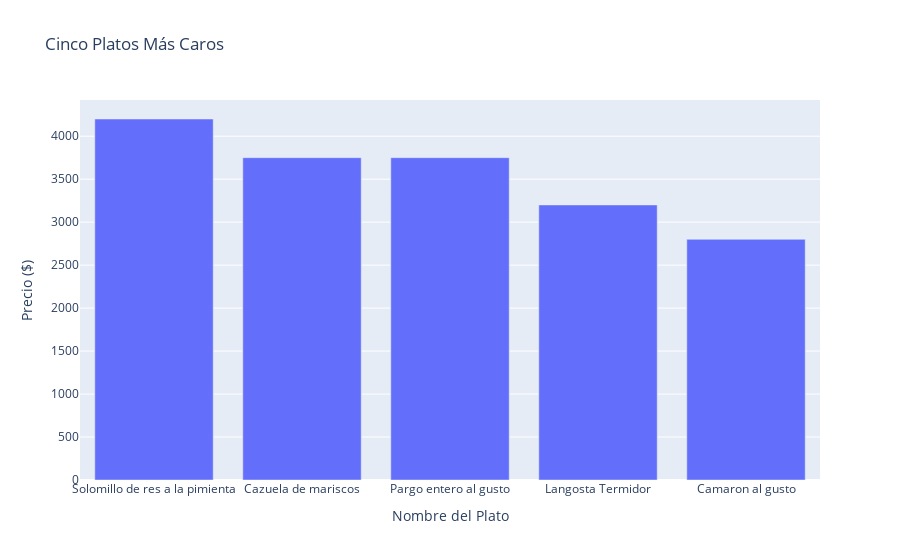

The code cell stored with this chart in its notebook:
### Markdown cell above
Necesitaria saber cuales son los productos mas caros en los que tendria que comprar para ir haciendome una idea de cual tendria que ser la inversion en materia prima.

-Caridad: Hay alejandro no que fueras bobo, aqui todos sabemos que lo mas caro es los marisco y la carne de res

Pero para que las cosas salgan bien todo conlleva una investigacion

### Code cell
def obtener_precio(plato):
    return plato["price"]

platos_principales = menu["mains"]
platos_principales_ordenados = sorted(platos_principales, key=obtener_precio, reverse=True)
cinco_platos_caros = platos_principales_ordenados[:5]

nombre = []
precio = []

for i in cinco_platos_caros:
    precio.append(i["price"])
for i in cinco_platos_caros:
    nombre.append(i["item_name"])
fig = px.bar(
    x=nombre, 
    y=precio, 
    title="Cinco Platos Más Caros", 
    labels={'x':'Nombre del Plato', 'y':'Precio ($)'})
fig.show()

### Figure 1 — Plotly figure (JSON) as saved in the notebook; plotly's stock layout.template omitted (floating-point values rounded to 4 significant figures)
{"data": [{"alignmentgroup": "True", "hovertemplate": "Nombre del Plato=%{x}<br>Precio ($)=%{y}<extra></extra>", "legendgroup": "", "marker": {"color": "#636efa", "pattern": {"shape": ""}}, "name": "", "offsetgroup": "", "orientation": "v", "showlegend": false, "textposition": "auto", "type": "bar", "x": ["Solomillo de res a la pimienta", "Cazuela de mariscos", "Pargo entero al gusto", "Langosta Termidor", "Camaron al gusto"], "xaxis": "x", "y": [4200, 3750, 3750, 3200, 2800], "yaxis": "y"}], "layout": {"barmode": "relative", "legend": {"tracegroupgap": 0}, "title": {"text": "Cinco Platos Más Caros"}, "xaxis": {"anchor": "y", "domain": [0, 1], "title": {"text": "Nombre del Plato"}}, "yaxis": {"anchor": "x", "domain": [0, 1], "title": {"text": "Precio ($)"}}}}
